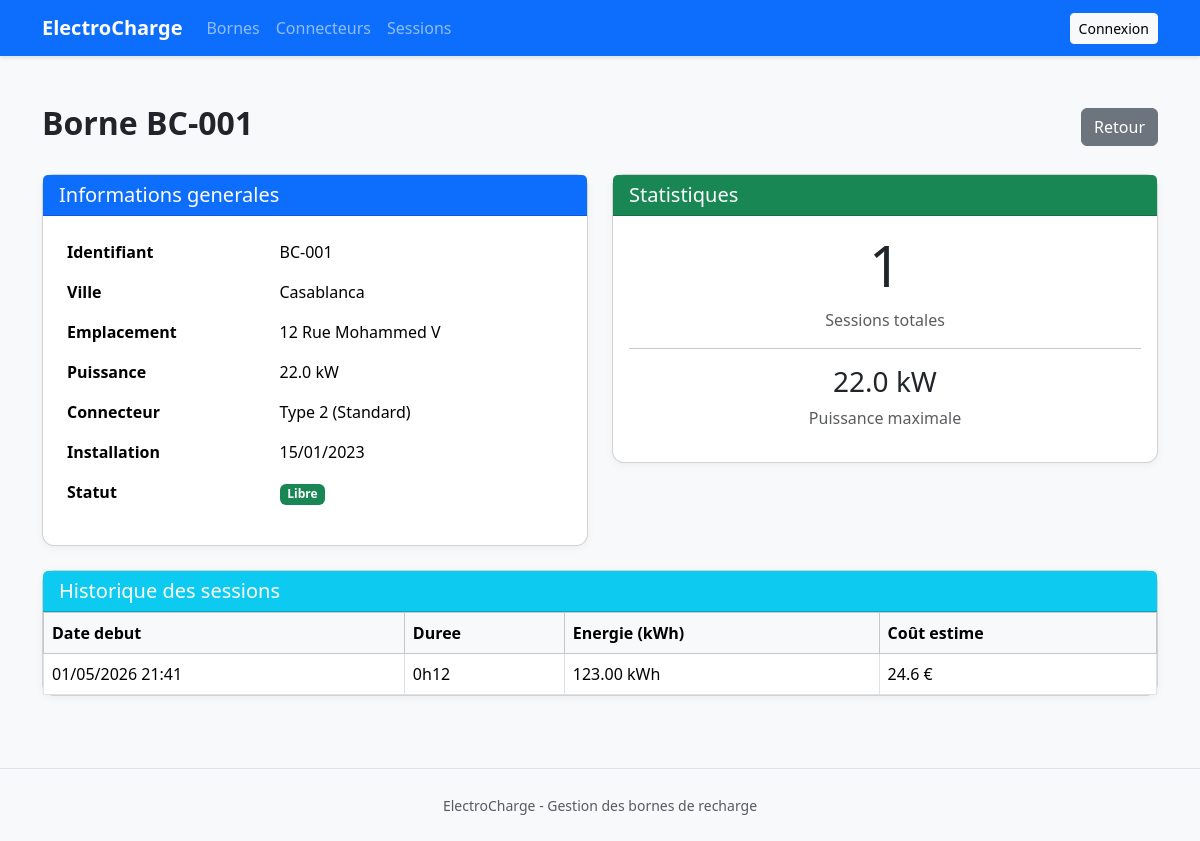
Before: /bornes/borne/1/ with the older database file.
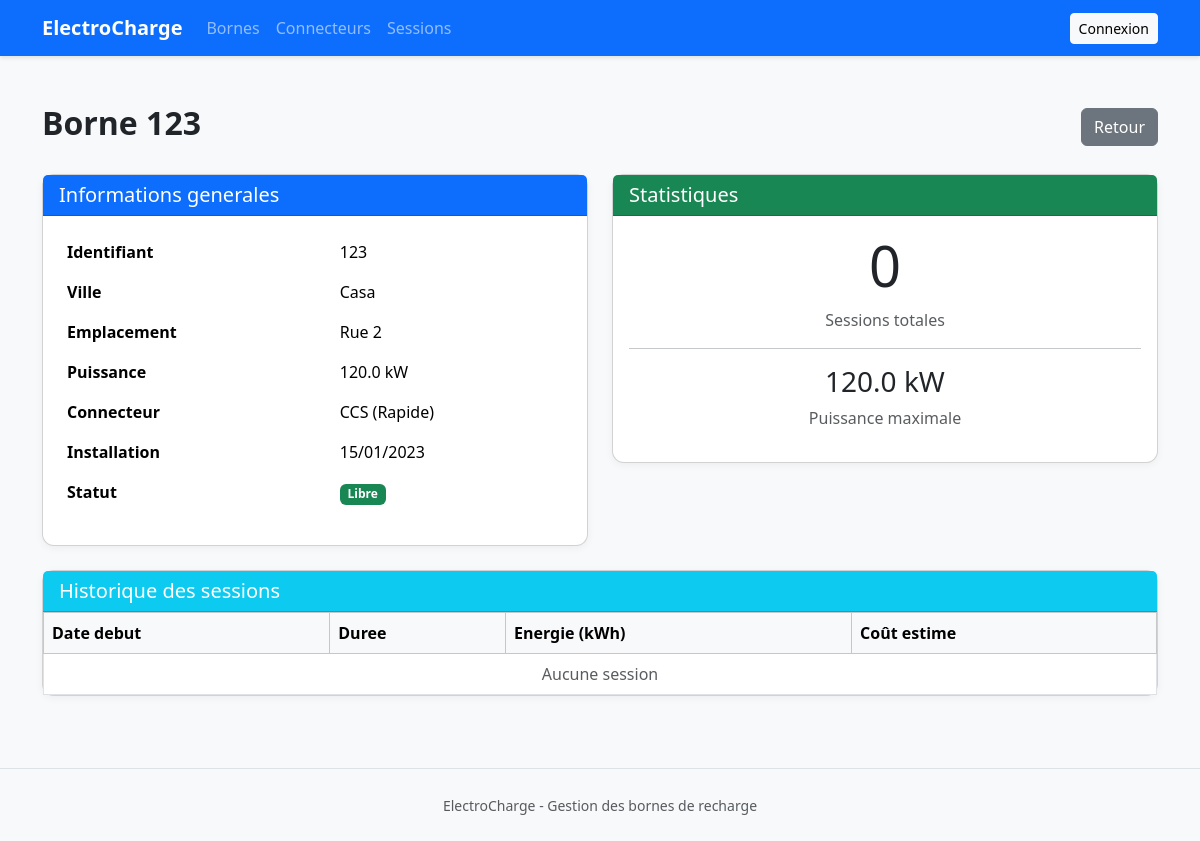
After: the same page with the newer database file.
### bornes/models.py (models this page shows, shortened)
class Borne(models.Model):
    STATUT_CHOICES = [
        ('libre',       'Libre'),
        ('occupee',     'Occupée'),
        ('maintenance', 'En maintenance'),
    ]
    identifiant      = models.CharField(max_length=30, unique=True, verbose_name="Identifiant")
    emplacement      = models.CharField(max_length=200, verbose_name="Emplacement / Adresse")
    ville            = models.CharField(max_length=100, verbose_name="Ville", default="")
    puissance_kw     = models.DecimalField(max_digits=6, decimal_places=1, verbose_name="Puissance (kW)")
    statut           = models.CharField(max_length=20, choices=STATUT_CHOICES, default='libre', verbose_name="Statut")
    type_connecteur  = models.ForeignKey(
        TypeConnecteur,
        on_delete=models.PROTECT,
        verbose_name="Type de connecteur",
        null=True, blank=True
    )
    date_installation = models.DateField(verbose_name="Date d'installation")
    class Meta:
        verbose_name        = "Borne de recharge"
        verbose_name_plural = "Bornes de recharge"
        ordering            = ['identifiant']

class TypeConnecteur(models.Model):
    VITESSE_CHOICES = [
        ('standard', 'Standard'),
        ('rapide',   'Rapide'),
    ]
    nom = models.CharField(
        max_length=50,
        unique=True,
        verbose_name="Nom du connecteur"
    )
    vitesse_charge = models.CharField(
        max_length=20,
        choices=VITESSE_CHOICES,
        default='standard',
        verbose_name="Vitesse de charge"
    )
    class Meta:
        verbose_name        = "Type de connecteur"
        verbose_name_plural = "Types de connecteurs"
    def __str__(self):
        return f"{self.nom} ({self.get_vitesse_charge_display()})"

class SessionCharge(models.Model):
    borne          = models.ForeignKey(
        Borne,
        on_delete=models.CASCADE,
        verbose_name="Borne"
    )
    date_debut     = models.DateTimeField(verbose_name="Date de début")
    duree_minutes  = models.PositiveIntegerField(verbose_name="Durée (minutes)")
    energie_kwh    = models.DecimalField(
        max_digits=6,
        decimal_places=2,
        verbose_name="Énergie délivrée (kWh)"
    )
    class Meta:
        verbose_name        = "Session de charge"
        verbose_name_plural = "Sessions de charge"
        ordering            = ['-date_debut']
    def duree_formatee(self):
        heures  = self.duree_minutes // 60
        minutes = self.duree_minutes % 60
        return f"{heures}h{minutes:02d}"
    def cout_estime(self, tarif_kwh=0.20):
        return round(float(self.energie_kwh) * tarif_kwh, 2)

### bornes/views.py (the view)
# urls.py: path('borne/<int:pk>/', views.BorneDetailView.as_view(), name='detail'),
class BorneDetailView(DetailView):
    model               = Borne
    template_name       = 'bornes/detail.html'
    context_object_name = 'borne'
    def get_context_data(self, **kwargs):
        ctx = super().get_context_data(**kwargs)
        ctx['sessions'] = self.object.sessioncharge_set.order_by('-date_debut')
        ctx['is_technicien'] = self.request.user.is_authenticated and not self.request.user.is_superuser
        ctx['status_form'] = BorneStatusForm(instance=self.object) if (self.request.user.is_authenticated and not self.request.user.is_superuser) else None
        return ctx

### bornes/templates/bornes/detail.html (shortened to what this page needs)
{% extends "base.html" %}
{% block content %}
<div class="container py-4">
  <div class="d-flex justify-content-between align-items-center mb-4">
    <h2 class="fw-bold">Borne {{ borne.identifiant }}</h2>
    <a href="{% url 'bornes:liste' %}" class="btn btn-secondary">Retour</a>
  </div>
  <div class="row">
    <div class="col-md-6">
      <div class="card mb-4">
        <div class="card-header bg-primary text-white">
          <h5 class="mb-0">Informations generales</h5>
        </div>
        <div class="card-body">
          <table class="table table-borderless">
            <tr><th>Identifiant</th><td>{{ borne.identifiant }}</td></tr>
            <tr><th>Ville</th><td>{{ borne.ville }}</td></tr>
            <tr><th>Emplacement</th><td>{{ borne.emplacement }}</td></tr>
            <tr><th>Puissance</th><td>{{ borne.puissance_kw }} kW</td></tr>
            <tr><th>Connecteur</th><td>{{ borne.type_connecteur }}</td></tr>
            <tr><th>Installation</th><td>{{ borne.date_installation|date:"d/m/Y" }}</td></tr>
            <tr><th>Statut</th>
              <td>
                {% if borne.statut == 'libre' %}
                  <span class="badge bg-success">Libre</span>
                {% elif borne.statut == 'occupee' %}
                  <span class="badge bg-warning">Occupee</span>
                {% else %}
                  <span class="badge bg-danger">Maintenance</span>
                {% endif %}
              </td>
            </tr>
          </table>
        </div>
      </div>
    </div>
    <div class="col-md-6">
      <div class="card mb-4">
        <div class="card-header bg-success text-white">
          <h5 class="mb-0">Statistiques</h5>
        </div>
        <div class="card-body text-center">
          <h3 class="display-4">{{ sessions|length }}</h3>
          <p class="text-muted">Sessions totales</p>
          <hr>
          <h3>{{ borne.puissance_kw }} kW</h3>
          <p class="text-muted">Puissance maximale</p>
        </div>
      </div>
    </div>
  </div>
  <div class="card">
    <div class="card-header bg-info text-white">
      <h5 class="mb-0">Historique des sessions</h5>
    </div>
    <div class="card-body p-0">
      <table class="table table-bordered mb-0">
        <thead class="table-light">
          <tr>
            <th>Date debut</th>
            <th>Duree</th>
            <th>Energie (kWh)</th>
            <th>Coût estime</th>
          </tr>
        </thead>
        <tbody>
          {% for s in sessions %}
          <tr>
            <td>{{ s.date_debut|date:"d/m/Y H:i" }}</td>
            <td>{{ s.duree_formatee }}</td>
            <td>{{ s.energie_kwh }} kWh</td>
            <td>{{ s.cout_estime }} €</td>
          </tr>
          {% empty %}
          <tr><td colspan="5" class="text-center text-muted">Aucune session</td></tr>
          {% endfor %}
        </tbody>
      </table>
    </div>
  </div>
</div>
{% endblock %}

Changed rows visible on the page:
no longer on this page (row edited): SessionCharge: date_debut "01/05/2026 21:41", duree_formatee "0h12", energie_kwh "123.00", cout_estime "24.6"
changed Borne: identifiant "BC-001" → "123"; ville "Casablanca" → "Casa"; emplacement "12 Rue Mohammed V" → "Rue 2"; puissance_kw "22.0" → "120.0"; type_connecteur "Type 2 (Standard)" → "CCS (Rapide)"
Other visible differences:
{{ sessions|length }}: "1" → "0"
text now shown: "Aucune session"
